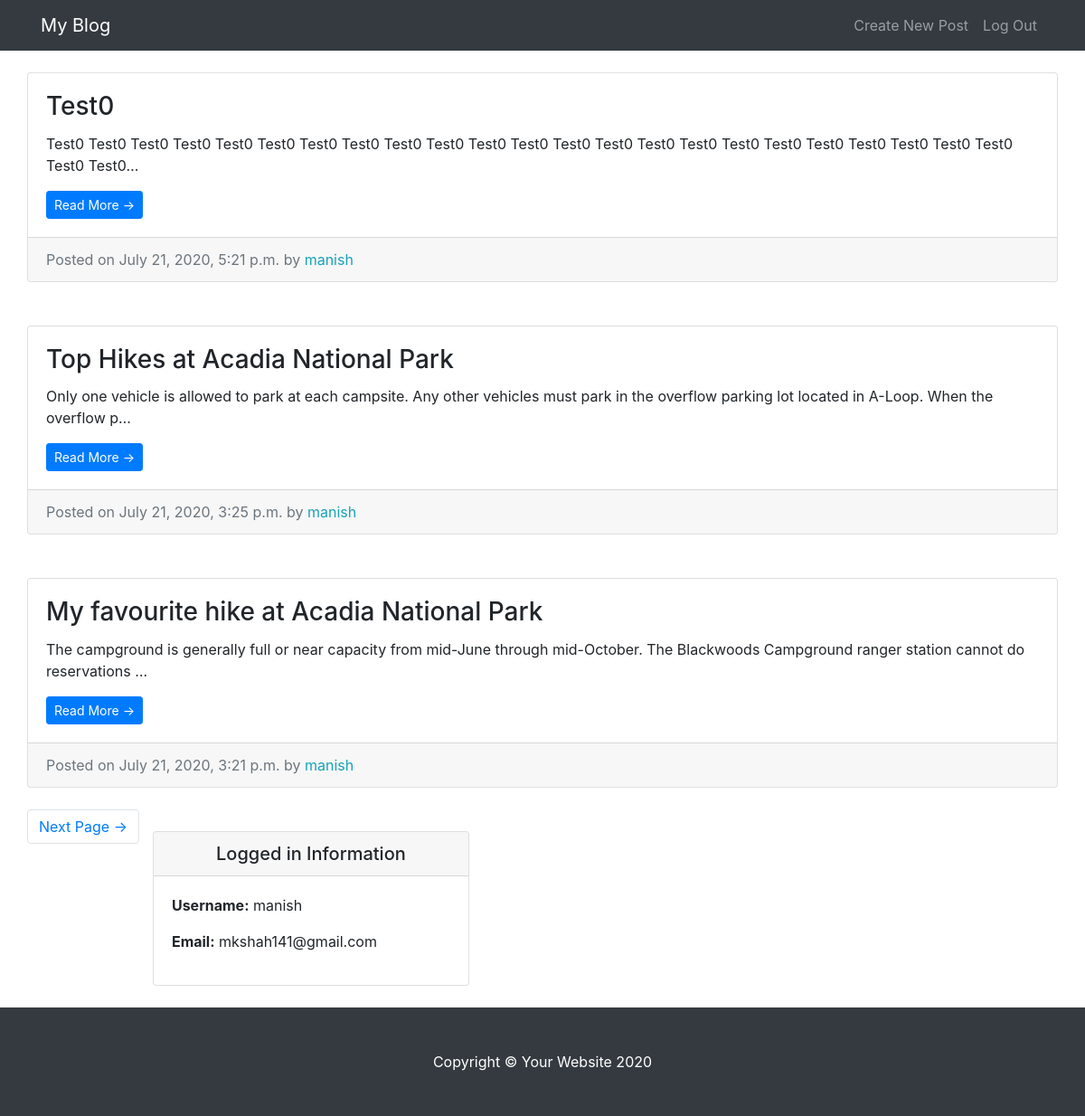
The app's page / (signed in), older data.
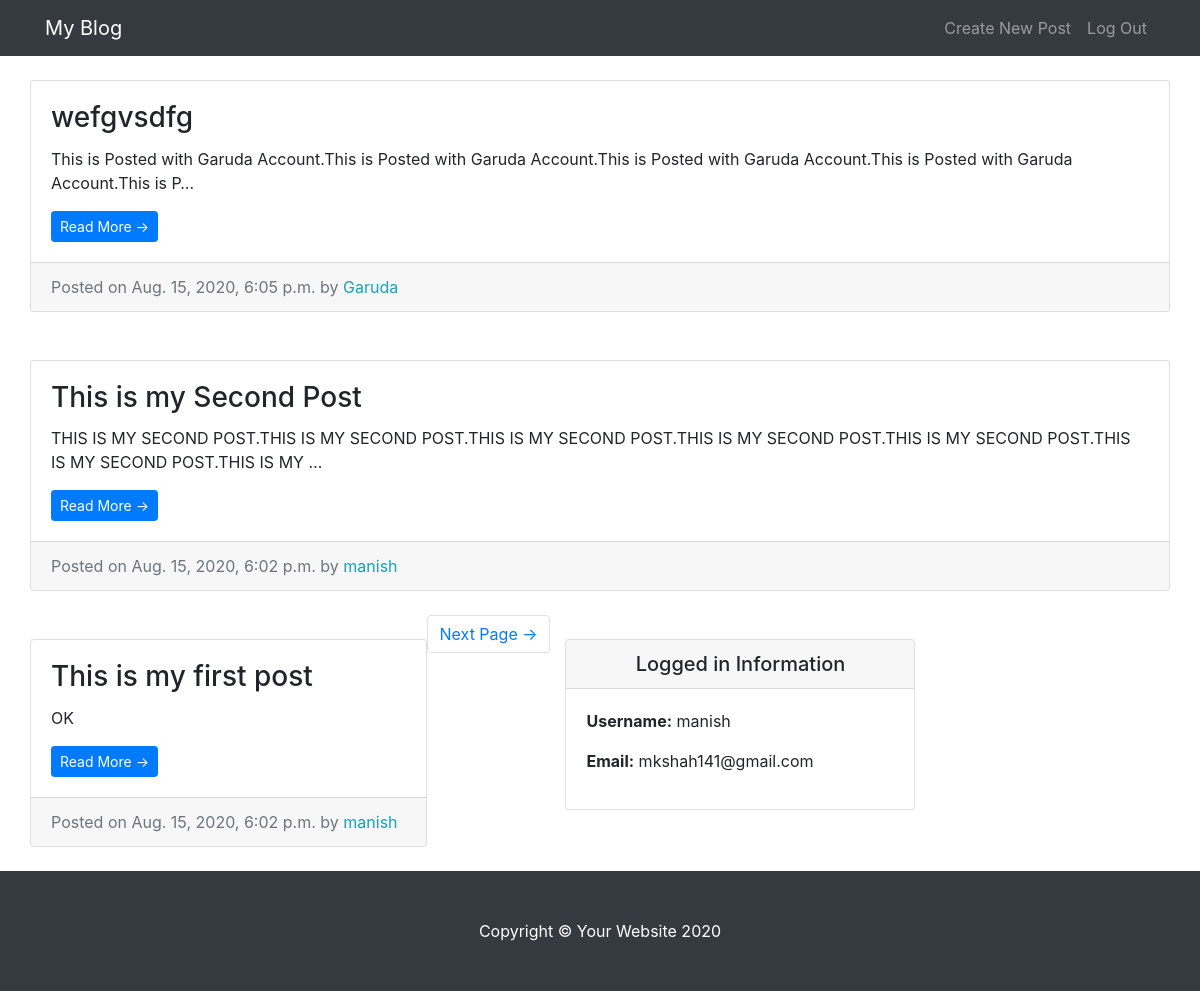
The same page, newer data.
### entries/models.py (models this page shows, shortened)
class Entry(models.Model):
    entry_title = models.CharField(max_length=50)
    entry_text = models.TextField()
    entry_date = models.DateTimeField(auto_now_add=True)
    entry_author = models.ForeignKey(User, on_delete=models.CASCADE)
    class Meta:
        verbose_name_plural = "entries"

### entries/views.py (the view)
# urls.py: path('', HomeView.as_view(), name = 'blog-home'),
class HomeView(LoginRequiredMixin, ListView):
    model = Entry
    template_name = 'entries/index.html'
    context_object_name = "blog_entries"
    ordering = ['-entry_date']
    paginate_by = 3

### entries/templates/entries/index.html (shortened to what this page needs)
{% extends "entries/base.html" %}
{% block content %}
        {% for entry in blog_entries %}
          <div class="card mb-4 mt-4">
            <div class="card-body">
              <h3 class="card-title">{{ entry.entry_title }}</h3>
              <p class="card-text">{{ entry.entry_text| truncatechars:150 }}</p>
              <a href="{% url 'entry-detail' entry.pk %}" class="btn btn-primary btn-sm">Read More &rarr;</a>
            </div>
            <div class="card-footer text-muted">
              Posted on {{ entry.entry_date }} by
              <span class="text-info mr-2">{{ entry.entry_author }}</span>
            </div>
          </div>
        {% endfor %}
        {% if is_paginated %}
          <ul class="pagination justify-content-center mb-4">
            {% if page_obj.has_next %}
              <li class="page-item">
                <a class="page-link" href="?page={{ page_obj.next_page_number }}">Next Page &rarr;</a>
              </li>
            {% endif %}
          </ul>
        {% endif %}
{% endblock %}

### entries/templates/entries/base.html (shortened to what this page needs)
{% load static %}
<!DOCTYPE html>
<html lang="en">
<head>
  <link href="{% static 'entries/vendor/bootstrap/css/bootstrap.min.css' %}" rel="stylesheet">
  <link href="{% static 'entries/css/blog-home.css' %}" rel="stylesheet">
</head>
<body>
  <nav class="navbar navbar-expand-lg navbar-dark bg-dark fixed-top">
    <div class="container">
      <a class="navbar-brand" href="{% url 'blog-home' %}">My Blog</a>
      <div class="collapse navbar-collapse" id="navbarResponsive">
        <ul class="navbar-nav ml-auto">
          <li class="nav-item">
            <a class="nav-link" href="{% url 'create_entry' %}">Create New Post</a>
          </li>
          <li class="nav-item">
            <a class="nav-link" href="{% url 'logout' %}">Log Out</a>
          </li>
        </ul>
      </div>
    </div>
  </nav>
  <div class="container">
    <div class="row">
      {% block content %} {% endblock %}
      <div class="col-md-4">
        <div class="card my-4">
          <h5 class="card-header text-center">Logged in Information</h5>
          <div class="card-body">
            <ul class="list-unstyled mb-0">
              <li>
                <p> <strong>Username:</strong> {{user.username}} </p>
              </li>
              <li>
                <p> <strong>Email:</strong> {{user.email}}</p>
              </li>
            </ul>
          </div>
        </div>
      </div>
    </div>
  </div>
  <footer class="py-5 bg-dark">
    <div class="container">
      <p class="m-0 text-center text-white">Copyright &copy; Your Website 2020</p>
    </div>
  </footer>
</body>
</html>

### entries/static/entries/css/blog-home.css (style rules this page uses)
body { padding-top: 56px; }

Row changes from the older to the newer data that the page shows:
no longer on this page (row unchanged): Entry: entry_title "Test0", entry_text "Test0 Test0 Test0 Test0 Test0 Test0 Test0 Test0 Test0 Test0 Test0 Test0 Test0 Test0 Test0 Test0 Test0 Test0 Test0 Test0 Test0 Test0 Test0 Test0 Test0…", entry_date "July 21, 2020, 5:21 p.m.", entry_author "manish"
no longer on this page (row unchanged): Entry: entry_title "Top Hikes at Acadia National Park", entry_text "Only one vehicle is allowed to park at each campsite. Any other vehicles must park in the overflow parking lot located in A-Loop. When the overflow p…", entry_date "July 21, 2020, 3:25 p.m.", entry_author "manish"
no longer on this page (row unchanged): Entry: entry_title "My favourite hike at Acadia National Park", entry_text "The campground is generally full or near capacity from mid-June through mid-October. The Blackwoods Campground ranger station cannot do reservations …", entry_date "July 21, 2020, 3:21 p.m.", entry_author "manish"
added Entry: entry_title "wefgvsdfg", entry_text "This is Posted with Garuda Account.This is Posted with Garuda Account.This is Posted with Garuda Account.This is Posted with Garuda Account.This is P…", entry_date "Aug. 15, 2020, 6:05 p.m.", entry_author "Garuda"
added Entry: entry_title "This is my Second Post", entry_text "THIS IS MY SECOND POST.THIS IS MY SECOND POST.THIS IS MY SECOND POST.THIS IS MY SECOND POST.THIS IS MY SECOND POST.THIS IS MY SECOND POST.THIS IS MY …", entry_date "Aug. 15, 2020, 6:02 p.m.", entry_author "manish"
added Entry: entry_title "This is my first post", entry_text "OK", entry_date "Aug. 15, 2020, 6:02 p.m.", entry_author "manish"
